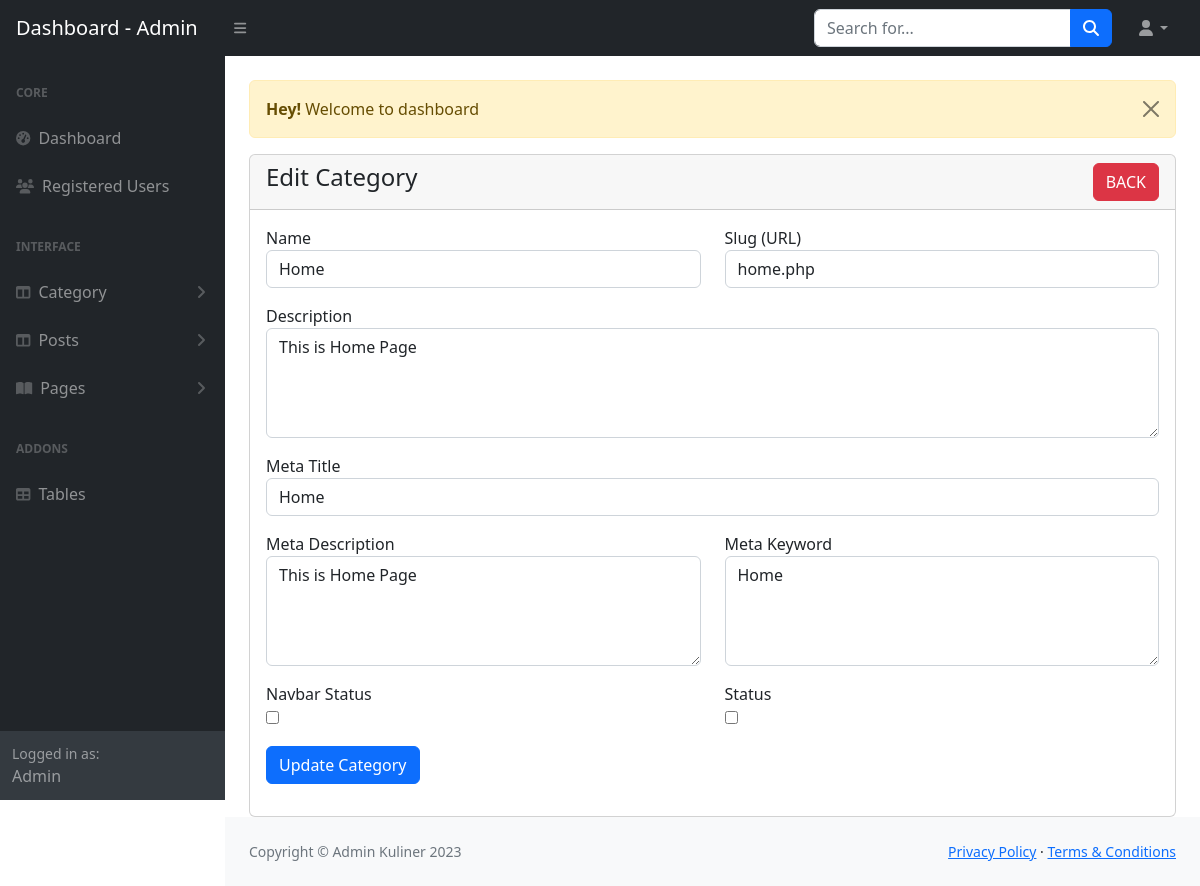
/admin/category-edit.php?id=6 (signed in), run on the app's committed database.
### tables this page shows
CREATE TABLE `categories` (
  `id` int(11) NOT NULL,
  `name` varchar(191) NOT NULL,
  `slug` varchar(191) NOT NULL,
  `description` text DEFAULT NULL,
  `meta_title` varchar(191) NOT NULL,
  `meta_description` mediumtext DEFAULT NULL,
  `meta_keyword` mediumtext DEFAULT NULL,
  `navbar_status` tinyint(1) DEFAULT 0,
  `status` tinyint(1) DEFAULT 0 COMMENT '0=visible,1=hidden,2=deleted',
  `created_at` timestamp NULL DEFAULT current_timestamp()
);

### admin/category-edit.php (the view, shortened to what this page needs)
<?php
include("includes/header.php");
?>
<div class="container-fluid px-4">
    <div class="row mt-4">
        <div class="col-md-12">
            <?php include('message.php'); ?>
            <div class="card">
                <div class="card-header">
                    <h4>Edit Category
                        <a href="category-view.php" class="btn btn-danger float-end">BACK</a>
                    </h4>
                </div>
                <div class="card-body">
                    <?php
                    if(isset($_GET['id']))
                    {
                        $category_id = $_GET['id'];
                        $category_edit = "SELECT * FROM categories WHERE id='$category_id' ";
                        $category_run = mysqli_query($con, $category_edit);
                        if(mysqli_num_rows($category_run) > 0)
                        {
                            $row = mysqli_fetch_array($category_run);
                            ?>
                                <form action="code.php" method="POST">
                                    <div class="row">
                                        <div class="col-md-6 mb-3">
                                            <label for="">Name</label>
                                            <input type="text" name="name" value="<?= $row['name'] ?>" required class="form-control">
                                        </div>
                                        <div class="col-md-6 mb-3">
                                            <label for="">Slug (URL)</label>
                                            <input type="text" name="slug" value="<?= $row['slug'] ?>" required class="form-control">
                                        </div>
                                        <div class="col-md-12 mb-3">
                                            <label for="">Description</label>
                                            <textarea name="description" required class="form-control" rows="4"><?= $row['description'] ?></textarea>
                                        </div>
                                        <div class="col-md-12 mb-3">
                                            <label for="">Meta Title</label>
                                            <input type="text" name="meta_title" value="<?= $row['meta_title'] ?>" max="191" required class="form-control">
                                        </div>
                                        <div class="col-md-6 mb-3">
                                            <label for="">Meta Description</label>
                                            <textarea name="meta_description" required class="form-control" rows="4"><?= $row['meta_description'] ?></textarea>
                                        </div>
                                        <div class="col-md-6 mb-3">
                                            <label for="">Meta Keyword</label>
                                            <textarea name="meta_keyword" required class="form-control" rows="4"><?= $row['meta_keyword'] ?></textarea>
                                        </div>
                                        <div class="col-md-6 mb-3">
                                            <label for="">Navbar Status</label><br/>
                                            <input type="checkbox" name="navbar_status" <?= $row['navbar_status'] == '1' ? 'checked':'' ?> width="70px" height="70px">
                                        </div>
                                        <div class="col-md-6 mb-3">
                                            <label for="">Status</label><br/>
                                            <input type="checkbox" name="status" <?= $row['status'] == '1' ? 'checked':'' ?> width="70px" height="70px">
                                        </div>
                                        <div class="col-md-12 mb-3">
                                            <button type="submit" name="category_update" class="btn btn-primary">Update Category</button>
                                        </div>
                                    </div>
                                </form>
                            <?php
                        }
                        else
                        {
                            ?>
                            <h4>No Record Found</h4>
                            <?php
                        }
                    }
                    ?>
                </div>
            </div>
        </div>
    </div>
</div>
<?php
include("includes/footer.php");
include("includes/scripts.php");
?>

### data on the page
categories: name "Home", slug "home.php", description "This is Home Page", meta_title "Home", meta_description "This is Home Page", meta_keyword "Home"

### other printed values
$_SESSION['message'] "Welcome to dashboard"
